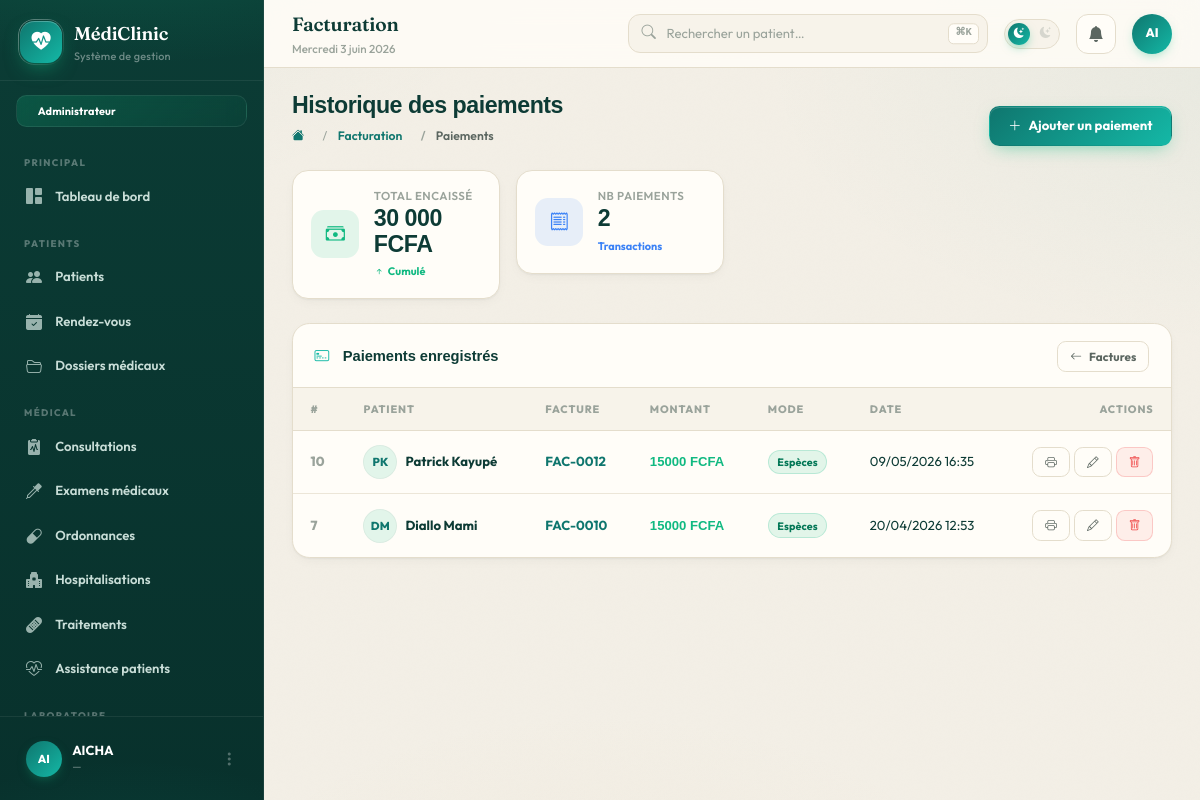
The app's page /facturation/paiements/ (signed in) with its own data.
### facturation/models.py (models this page shows, shortened)
class Paiement(models.Model):
    MODE_CHOICES = [
        ('cash', 'Espèces'),
        ('orange_money', 'Orange Money'),
        ('moov_money', 'Moov Money'),
        ('carte', 'Carte bancaire'),
    ]
    facture = models.ForeignKey(Facture, related_name='paiements', on_delete=models.CASCADE)
    montant = models.DecimalField(max_digits=10, decimal_places=2)
    mode_paiement = models.CharField(max_length=20, choices=MODE_CHOICES)
    date = models.DateTimeField(auto_now_add=True)

class Facture(models.Model):
    patient = models.ForeignKey(Patient, on_delete=models.CASCADE)
    consultation = models.ForeignKey("consultation.Consultation", on_delete=models.SET_NULL, null=True, blank=True)
    examen = models.ForeignKey("consultation.ExamenMedical", on_delete=models.SET_NULL, null=True, blank=True)
    hospitalisation = models.ForeignKey("consultation.Hospitalisation", on_delete=models.SET_NULL, null=True, blank=True)
    montant_total = models.DecimalField(max_digits=10, decimal_places=2, default=0)
    statut = models.CharField(max_length=20, default='non payé')

### patients/models.py (models this page shows)
class Patient(models.Model):
    nom = models.CharField(max_length=100)
    prenom = models.CharField(max_length=100)
    sexe = models.CharField(max_length=50)
    date_naissance = models.DateField()
    adresse = models.CharField(max_length=255)
    telephone = models.CharField(max_length=20)
    email = models.EmailField()
    numero_urgence = models.CharField(max_length=20)
    date_creation = models.DateTimeField(auto_now_add=True)
    def __str__(self):
        return f"{self.nom} {self.prenom}"

### facturation/views.py (the view)
# urls.py: path('paiements/', views.paiement_liste, name='paiements'),
@role_required('admin', 'receptionniste')
def paiement_liste(request):
    paiements = Paiement.objects.all().order_by('-date')
    total = sum(p.montant for p in paiements)
    return render(request, 'facturation/paiements.html', {
        'paiements': paiements,
        'total_encaisse': f"{int(total):,}".replace(',', ' '),
    })

### comptes/context_processors.py (called while the page is built)
def _user_permissions(request):
    user = request.user
    if not user.is_authenticated:
        return set()
    role = get_role(user)
    if role == 'admin':
        from .models import Permission
        return set(Permission.objects.values_list('code', flat=True))
    try:
        return set(user.profil.role.permissions.values_list('code', flat=True))
    except Exception:
        return set()

def role_context(request):
    role = get_role(request.user) if request.user.is_authenticated else None
    codes = _user_permissions(request)
    return {
        'user_role': role,
        'is_admin': role == 'admin',
        'is_medecin': role == 'medecin',
        'is_laborantin': role == 'laborantin',
        'is_infirmier': role == 'infirmier',
        'is_receptionniste': role == 'receptionniste',
        'user_permissions': codes,
        'perms': _PermLookup(codes),
    }

### templates/facturation/paiements.html (shortened to what this page needs)
{% extends 'base.html' %}
{% block page_title %}Facturation{% endblock %}
{% block page_heading %}Historique des paiements{% endblock %}
{% block breadcrumb %}
  <li class="breadcrumb-item"><a href="{% url 'facturation:liste' %}">Facturation</a></li>
  <li class="breadcrumb-item active">Paiements</li>
{% endblock %}
{% block page_actions %}
<a href="{% url 'facturation:paiement_ajouter' %}" class="btn-c btn-primary-c"><i class="bi bi-plus-lg"></i> Ajouter un paiement</a>
{% endblock %}
{% block content %}
<div class="row g-3 mb-4">
  <div class="col-12 col-md-6 col-xl-3">
    <div class="stat-h">
      <div class="stat-h-ico" style="background:rgba(16,185,129,.12);color:#10b981"><i class="bi bi-cash-stack"></i></div>
      <div class="stat-h-info">
        <div class="stat-h-lbl">Total encaissé</div>
        <div class="stat-h-val">{{ total_encaisse }} FCFA</div>
        <div class="stat-h-trend" style="color:#10b981"><i class="bi bi-arrow-up-short"></i> Cumulé</div>
      </div>
    </div>
  </div>
  <div class="col-12 col-md-6 col-xl-3">
    <div class="stat-h">
      <div class="stat-h-ico" style="background:rgba(59,130,246,.12);color:#3b82f6"><i class="bi bi-receipt"></i></div>
      <div class="stat-h-info">
        <div class="stat-h-lbl">Nb paiements</div>
        <div class="stat-h-val">{{ paiements|length }}</div>
        <div class="stat-h-trend" style="color:#3b82f6">Transactions</div>
      </div>
    </div>
  </div>
</div>
<div class="panel">
  <div class="panel-hdr">
    <span class="panel-title"><i class="bi bi-credit-card-2-front me-2" style="color:var(--accent)"></i>Paiements enregistrés</span>
    <div class="ms-auto">
      <a href="{% url 'facturation:liste' %}" class="btn-c btn-sm-c btn-outline-c"><i class="bi bi-arrow-left"></i> Factures</a>
    </div>
  </div>
  <div class="panel-body p-0">
    <table class="ctable">
      <thead>
        <tr>
          <th>#</th>
          <th>Patient</th>
          <th>Facture</th>
          <th>Montant</th>
          <th>Mode</th>
          <th>Date</th>
          <th class="text-end">Actions</th>
        </tr>
      </thead>
      <tbody>
        {% for p in paiements %}
        <tr>
          <td style="font-weight:800;color:var(--text-muted)">{{ p.pk }}</td>
          <td>
            <div class="d-flex align-items-center gap-2">
              <div class="av" style="background:rgba(16,185,129,.12);color:var(--primary)">{{ p.facture.patient.nom|slice:":1" }}{{ p.facture.patient.prenom|slice:":1" }}</div>
              <div style="font-weight:700">{{ p.facture.patient }}</div>
            </div>
          </td>
          <td><a href="{% url 'facturation:detail' p.facture.pk %}" class="text-decoration-none" style="color:var(--primary);font-weight:700">FAC-{{ p.facture.pk|stringformat:"04d" }}</a></td>
          <td style="font-family:'Plus Jakarta Sans',sans-serif;font-weight:800;color:#10b981">{{ p.montant|floatformat:0 }} FCFA</td>
          <td>
            {% if p.mode_paiement == 'cash' %}
              <span class="pill pill-success">Espèces</span>
            {% elif p.mode_paiement == 'orange_money' %}
              <span class="pill" style="background:rgba(249,115,22,.12);color:#f97316;border:1px solid rgba(249,115,22,.2)">Orange Money</span>
            {% elif p.mode_paiement == 'moov_money' %}
              <span class="pill" style="background:rgba(59,130,246,.12);color:#3b82f6;border:1px solid rgba(59,130,246,.2)">Moov Money</span>
            {% elif p.mode_paiement == 'carte' %}
              <span class="pill" style="background:rgba(168,85,247,.12);color:#a855f7;border:1px solid rgba(168,85,247,.2)">Carte bancaire</span>
            {% else %}
              <span class="pill">{{ p.mode_paiement }}</span>
            {% endif %}
          </td>
          <td>{{ p.date|date:'d/m/Y H:i' }}</td>
          <td>
            <div class="d-flex gap-1 justify-content-end">
              <a href="{% url 'facturation:paiement_recu' p.pk %}" class="btn-c btn-sm-c btn-outline-c" title="Imprimer le reçu"><i class="bi bi-printer"></i></a>
              <a href="{% url 'facturation:paiement_modifier' p.pk %}" class="btn-c btn-sm-c btn-outline-c" title="Modifier"><i class="bi bi-pencil"></i></a>
              <a href="{% url 'facturation:paiement_supprimer' p.pk %}" class="btn-c btn-sm-c btn-danger-c" title="Supprimer"><i class="bi bi-trash"></i></a>
            </div>
          </td>
        </tr>
        {% endfor %}
      </tbody>
    </table>
  </div>
</div>
{% endblock %}

### templates/base.html (shortened to what this page needs)
{% load static %}
<!DOCTYPE html>
<html lang="fr" data-theme="light" data-role="{{ user_role|default:'admin' }}">
<head>
  <link href="https://cdn.jsdelivr.net/npm/bootstrap@5.3.3/dist/css/bootstrap.min.css" rel="stylesheet">
  <link href="https://cdn.jsdelivr.net/npm/bootstrap-icons@1.11.3/font/bootstrap-icons.min.css" rel="stylesheet">
  <script src="https://cdn.tailwindcss.com"></script>
</head>
<body>
<aside id="sidebar">
  <div class="sb-brand">
    <div class="sb-logo"><i class="bi bi-heart-pulse-fill"></i></div>
    <div>
      <div class="sb-name">MédiClinic</div>
      <div class="sb-sub">Système de gestion</div>
    </div>
  </div>
  {% if is_medecin %}
    <div class="sb-role-badge" style="background:linear-gradient(135deg,rgba(20,184,166,.22),rgba(20,184,166,.05))"><i class="bi bi-clipboard2-pulse-fill" style="color:#5eead4"></i> Médecin</div>
  {% elif is_laborantin %}
    <div class="sb-role-badge" style="background:linear-gradient(135deg,rgba(168,85,247,.22),rgba(168,85,247,.05))"><i class="bi bi-eyedropper-fill" style="color:#c4b5fd"></i> Laborantin</div>
  {% elif is_infirmier %}
    <div class="sb-role-badge" style="background:linear-gradient(135deg,rgba(245,158,11,.22),rgba(245,158,11,.05))"><i class="bi bi-bandaid-fill" style="color:#fbbf24"></i> Infirmier</div>
  {% elif is_receptionniste %}
    <div class="sb-role-badge" style="background:linear-gradient(135deg,rgba(239,68,68,.22),rgba(239,68,68,.05))"><i class="bi bi-telephone-fill" style="color:#fca5a5"></i> Réceptionniste</div>
  {% else %}
    <div class="sb-role-badge" style="background:linear-gradient(135deg,rgba(16,185,129,.22),rgba(16,185,129,.05))"> Administrateur</div>
  {% endif %}
  <nav class="sb-nav">
    <div class="sb-section">Principal</div>
    <a href="{% url 'dashboard' %}" class="sb-link {% block nav_dashboard %}{% endblock %}">
      <i class="bi bi-grid-1x2-fill"></i> Tableau de bord
    </a>
    {% if 'patient.view' in user_permissions or 'rdv.view' in user_permissions or 'dossier.view' in user_permissions %}
    <div class="sb-section">Patients</div>
    {% endif %}
    {% if 'patient.view' in user_permissions %}
    <a href="{% url 'patients:liste' %}" class="sb-link {% block nav_patients %}{% endblock %}">
      <i class="bi bi-people-fill"></i> Patients
    </a>
    {% endif %}
    {% if 'rdv.view' in user_permissions %}
    <a href="{% url 'consultation:rdv_liste' %}" class="sb-link {% block nav_rdv %}{% endblock %}">
      <i class="bi bi-calendar-check-fill"></i> Rendez-vous
    </a>
    {% endif %}
    {% if 'dossier.view' in user_permissions %}
    <a href="{% url 'consultation:dossiers' %}" class="sb-link {% block nav_dossiers %}{% endblock %}">
      <i class="bi bi-folder2-open"></i> Dossiers médicaux
    </a>
    {% endif %}
    {% if 'consultation.view' in user_permissions or 'examen.view' in user_permissions or 'ordonnance.view' in user_permissions or 'hospitalisation.view' in user_permissions or 'traitement.view' in user_permissions %}
    <div class="sb-section">Médical</div>
    {% endif %}
    {% if 'consultation.view' in user_permissions %}
    <a href="{% url 'consultation:liste' %}" class="sb-link {% block nav_consultations %}{% endblock %}">
      <i class="bi bi-clipboard2-pulse-fill"></i> Consultations
    </a>
    {% endif %}
    {% if 'examen.view' in user_permissions %}
    <a href="{% url 'consultation:examens' %}" class="sb-link {% block nav_examens %}{% endblock %}">
      <i class="bi bi-eyedropper"></i> Examens médicaux
    </a>
    {% endif %}
    {% if 'ordonnance.view' in user_permissions %}
    <a href="{% url 'consultation:ordonnances' %}" class="sb-link {% block nav_ordonnances %}{% endblock %}">
      <i class="bi bi-capsule"></i> Ordonnances
    </a>
    {% endif %}
    {% if 'hospitalisation.view' in user_permissions %}
    <a href="{% url 'consultation:hospitalisations' %}" class="sb-link {% block nav_hospit %}{% endblock %}">
      <i class="bi bi-hospital-fill"></i> Hospitalisations
    </a>
    {% endif %}
    {% if 'traitement.view' in user_permissions %}
    <a href="{% url 'consultation:traitements' %}" class="sb-link {% block nav_traitements %}{% endblock %}">
      <i class="bi bi-bandaid-fill"></i> Traitements
    </a>
    {% endif %}
    {% if 'traitement.administrer' in user_permissions %}
    <a href="{% url 'consultation:assistances' %}" class="sb-link">
      <i class="bi bi-heart-pulse"></i> Assistance patients
    </a>
    {% endif %}
    {% if 'resultat.view' in user_permissions %}
    <div class="sb-section">Laboratoire</div>
    {% endif %}
  </nav>
  <div class="sb-footer">
    <div class="dropdown">
      <div class="sb-user" data-bs-toggle="dropdown">
        <div class="sb-av">{{ request.user.username|slice:":2"|upper }}</div>
        <div style="min-width:0;flex:1">
          <div class="sb-uname text-truncate">{{ request.user.get_full_name|default:request.user.username }}</div>
          <div class="sb-urole text-truncate">{{ request.user.email|default:'—' }}</div>
        </div>
        <i class="bi bi-three-dots-vertical" style="color:rgba(255,255,255,.3)"></i>
      </div>
    </div>
  </div>
</aside>
<div id="main">
  <div class="topbar">
    <div class="me-auto" style="min-width:0">
      <div class="tb-title text-truncate">{% block page_title %}{% endblock %}</div>
      <div class="tb-date" id="tbDate"></div>
    </div>
    <div class="tb-search d-none d-md-block">
      <form action="{% url 'patients:liste' %}" method="get" style="margin:0">
        <input type="text" name="q" placeholder="Rechercher un patient…" value="{{ request.GET.q }}">
      </form>
      <kbd>⌘K</kbd>
    </div>
    <div class="theme-toggle" onclick="toggleTheme()" title="Mode sombre / jour">
      <i class="bi bi-sun-fill t-sun"></i>
      <i class="bi bi-moon-stars-fill t-moon"></i>
      <div class="t-knob"><i class="bi bi-moon-stars-fill"></i></div>
    </div>
    <div class="dropdown">
      <div class="tb-btn" data-bs-toggle="dropdown" role="button">
        <i class="bi bi-bell-fill"></i>
      </div>
    </div>
    <div class="dropdown">
      <div class="sb-av" style="cursor:pointer;width:40px;height:40px;font-size:.78rem" data-bs-toggle="dropdown" role="button">
        {{ request.user.username|slice:":2"|upper }}
      </div>
    </div>
  </div>
  <div class="content">
    <div class="page-hdr">
      <div>
        <div class="page-hdr-title">{% block page_heading %}{% endblock %}</div>
        <nav aria-label="breadcrumb">
          <ol class="breadcrumb mt-2">
            <li class="breadcrumb-item"><a href="{% url 'dashboard' %}"><i class="bi bi-house-fill"></i></a></li>
            {% block breadcrumb %}{% endblock %}
          </ol>
        </nav>
      </div>
      <div class="d-flex gap-2 flex-wrap">{% block page_actions %}{% endblock %}</div>
    </div>
    {% block content %}{% endblock %}
  </div>
</div>
</body>
</html>

### templates/facturation/paiements.html (style rules this page uses)
.stat-h { background: var(--card-bg); border: 1px solid var(--card-border); border-radius: 1rem; padding: 1.05rem 1.15rem; display: flex; align-items: center; gap: .9rem; box-shadow: var(--shadow-sm); transition: transform .25s, box-shadow .25s, border-color .25s; animation: fadeUp .5s ease both; }
.stat-h-ico { width: 48px; height: 48px; border-radius: .8rem; display: inline-flex; align-items: center; justify-content: center; flex-shrink: 0; font-size: 1.2rem; }
.stat-h-info { flex: 1; min-width: 0; }
.stat-h-lbl { font-size: .72rem; color: var(--text-muted); font-weight: 600; text-transform: uppercase; letter-spacing: .04em; }
.stat-h-val { font-family: 'Plus Jakarta Sans', sans-serif; font-size: 1.45rem; font-weight: 800; color: var(--text-primary); letter-spacing: -.02em; line-height: 1.1; margin-top: .1rem; }
.stat-h-trend { font-size: .68rem; font-weight: 700; margin-top: .25rem; display: inline-flex; align-items: center; gap: .2rem; }

### records on screen
Paiement: pk "10", facture.patient.nom "P", facture.patient.prenom "K", facture.patient "Patrick Kayupé", facture.pk "0012", montant "15000", mode_paiement "Espèces", date "09/05/2026 16:35"
Paiement: pk "7", facture.patient.nom "D", facture.patient.prenom "M", facture.patient "Diallo Mami", facture.pk "0010", montant "15000", mode_paiement "Espèces", date "20/04/2026 12:53"

### other values on screen
{{ request.user.username|slice:":2"|upper }} "AI"
{{ request.user.get_full_name|default:request.user.username }} "AICHA"
{{ request.user.email|default:'—' }} "—"
{{ total_encaisse }} "30 000"
{{ paiements|length }} "2"
